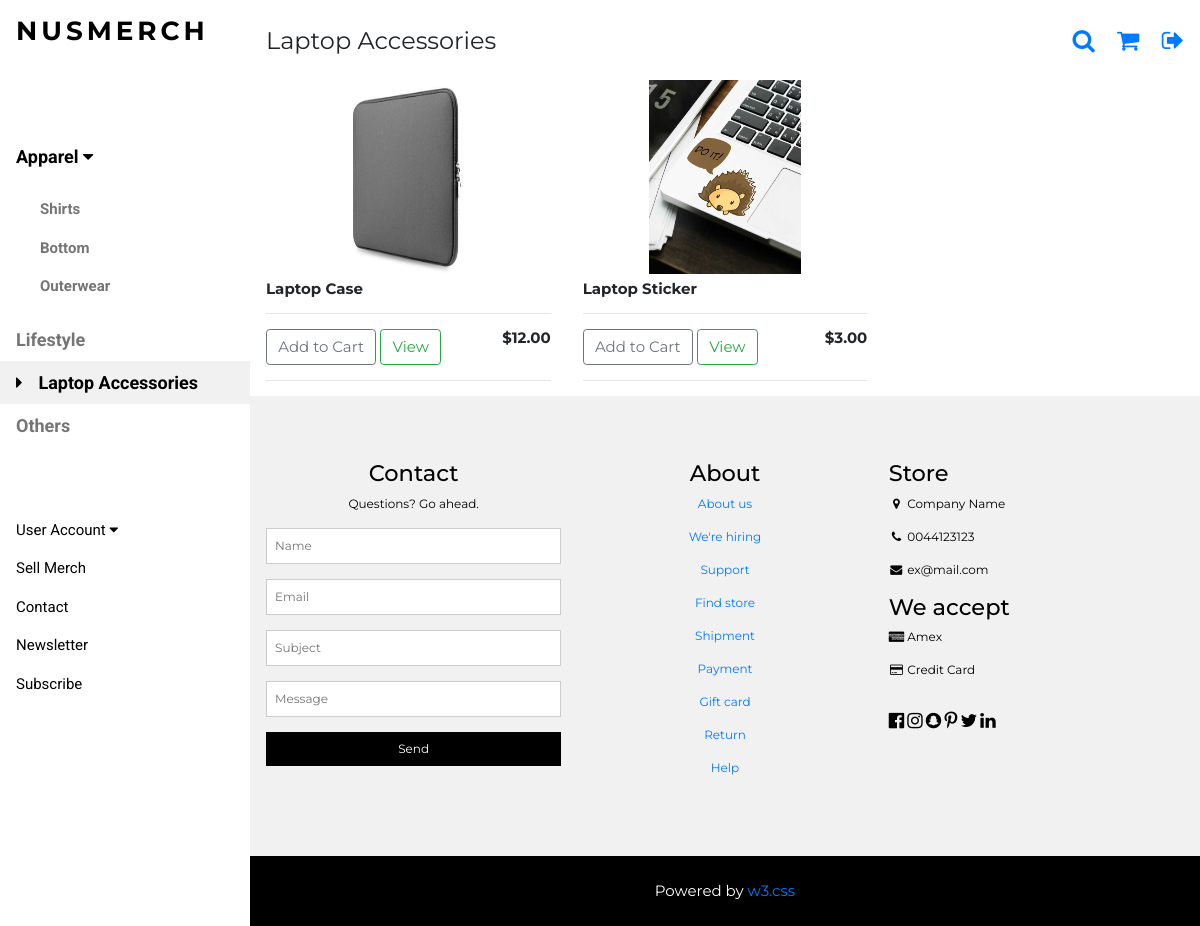
The app's page /laptop/ (signed in), older data.
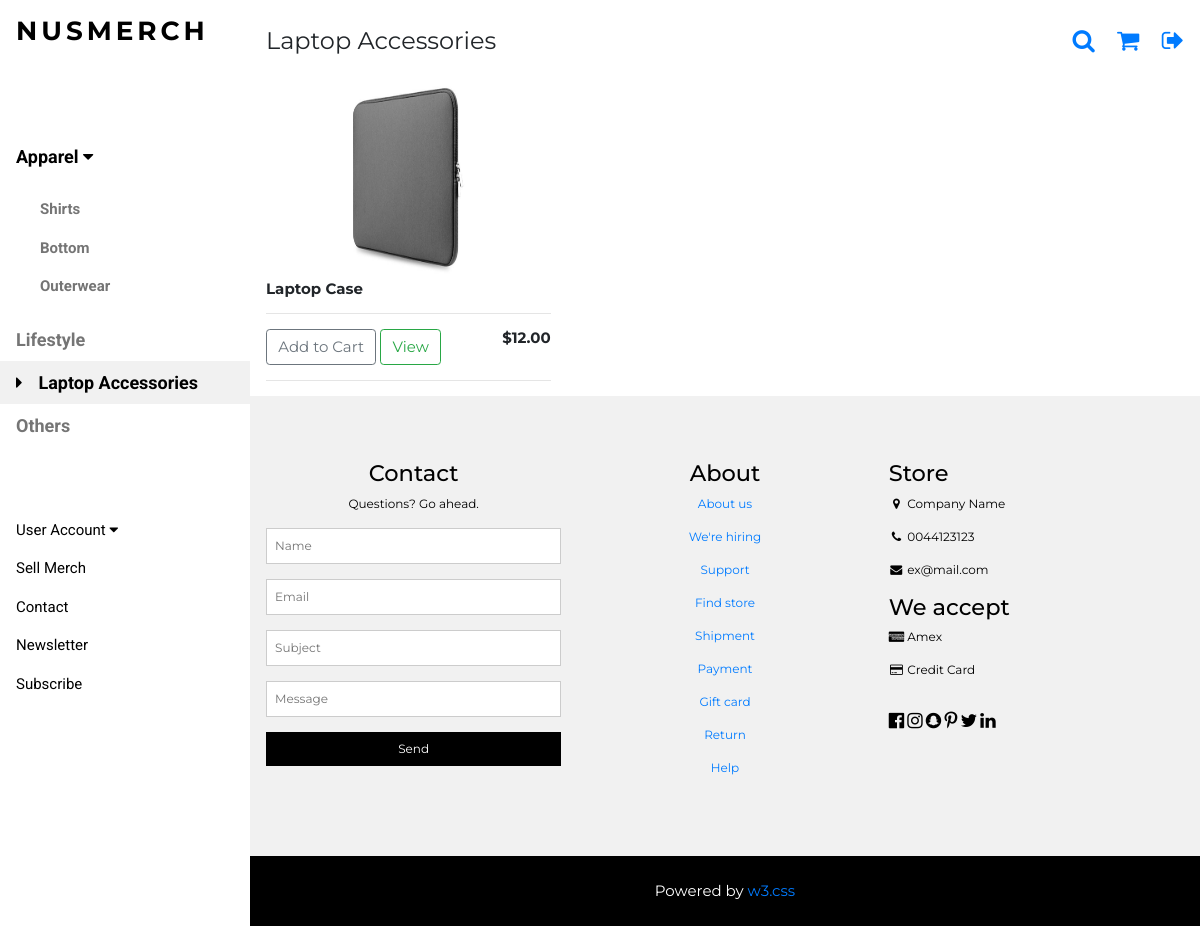
The same page, newer data.
### nusmerch/models.py (models this page shows, shortened)
class Product(models.Model):
	cat = [
    ('Shirt', 'Shirt'),
    ('Outerwear', 'Outerwear'),
   	('Bottom', 'Bottom'),
   	('Laptop Accessories', 'Laptop Accessories'),
	('Lifestyle', 'Lifestyle'),
   	('Others', 'Others'),
   	]
	filter_type = [
		('NIL', 'NIL'),
		('Faculty', 'Faculty'),
		('Matric', 'Matric'),
		('Email', 'Email'),
		('Campus Residential', 'Campus Residential'),
	]
	faculty_types = [
		('FASS', 'Arts and Social Sciences'),
		('BIZ', 'Business'),
		('COM', 'Computing'),
		('DEN', 'Dentistry'),
		('SDE', 'Design and Environment'),
		('ENG', 'Engineering'),
		('LAW', 'Law'),
		('MED', 'Medicine'),
		('SCI', 'Science'),
	]
	Campus_Residential = [
		('TH', 'Temasek Hall'),
		('EH', 'Eusoff Hall'),
		('SH', 'Sheares Hall'),
		('RH', 'Raffles Hall'),
		('KR', 'Kent Ridge Hall'),
		('TEM', 'Tembusu'),
		('RVRC', 'Ridge View Residences'),
		('CAPT', 'College of Alice and Peter Tan'),
		('USP', 'University Scholars Programme'),
		('RC4', 'Residential College 4'),
		('NIL', 'Do Not Stay On Campus'),
	]
	name_of_MERCH = models.CharField(max_length=200,null=True)
	price = models.DecimalField(decimal_places=2,max_digits=5)
	organisation = models.CharField(max_length=200,null=True)
	category = models.CharField(max_length=200,null=True,choices=cat)
	filter = models.CharField('Filter Type', max_length=200,null=True,choices=filter_type, default='NIL')
	filter_faculty = models.CharField('Filter(Faculty)', max_length=200, blank=True, choices=faculty_types)
	filter_matric = models.CharField('Filter(Matric)',max_length=10000, blank=True)
	filter_email = models.CharField('Filter(Email)',max_length=10000, blank=True)
	filter_campus = models.CharField('Filter(Campus)', max_length=200, blank=True, choices=Campus_Residential)
	form = models.URLField(max_length=200)
	image = models.ImageField(upload_to='media',null=True)

### nusmerch/views.py (the view)
# urls.py: url(r'^laptop/$',views.laptop,name='laptop'),
def laptop(request):
    products = Product.objects.filter(category = "Laptop Accessories")
    if request.user.is_authenticated:
        user = request.user
        profile = userInfo.objects.get(user=user)
        pdt_nil = products.filter(filter = "NIL")
        pdt_faculty = products.filter(filter_faculty = profile.faculty)
        pdt_email = products.filter(filter_email__icontains = profile.email)
        pdt_matric = products.filter(filter_matric__icontains = profile.matric)
        pdt_campus = products.filter(filter_campus=profile.campus_residential_type)
        products = pdt_faculty | pdt_campus | pdt_nil | pdt_matric | pdt_email
    else:
        products = products
    context = {'products':products}
    return render(request, "nusmerch/laptop.html", context)

### nusmerch/templates/nusmerch/laptop.html (shortened to what this page needs)
{% extends "nusmerch/merch.html" %}
{% load static %}
{% block head %}
    <p class="w3-left">Laptop Accessories</p>
{% endblock %}
{% block menu %}
<nav class="w3-sidebar w3-bar-block w3-white w3-collapse w3-top" style="z-index:3;width:250px" id="mySidebar">
  <div class="w3-container w3-display-container w3-padding-16">
    <h3 class="w3-wide"><b>NUSMERCH</b></h3>
  </div>
  <div class="w3-padding-64 w3-large w3-text-grey" style="font-weight:bold">
      <a onclick="myAccFunc()" href="javascript:void(0)" class="w3-button w3-block w3-white w3-left-align" id="myBtn">
      Apparel  <i class="fa fa-caret-down"></i>
    </a>
    <div id="demoAcc" class="w3-bar-block w3-hide w3-padding-large w3-medium">
      <a href="/shirt/" class="w3-bar-item w3-button">Shirts</a>
      <a href="/bottom/" class="w3-bar-item w3-button">Bottom</a>
      <a href="/outerwear/" class="w3-bar-item w3-button">Outerwear</a>
    </div>
    <a href="/lifestyle/" class="w3-bar-item w3-button">Lifestyle</a>
    <a href="/laptop/" class="w3-bar-item w3-button w3-light-grey"><i class="fa fa-caret-right w3-margin-right"></i>Laptop Accessories</a>
    <a href="/others/" class="w3-bar-item w3-button">Others</a>
  </div>
    <a onclick="myAccFunc2()" href="javascript:void(0)" class="w3-button w3-block w3-white w3-left-align" id="myBtn">
      User Account  <i class="fa fa-caret-down"></i>
    </a>
  <a href="/sell_merch/" class="w3-bar-item w3-button w3-padding">Sell Merch</a>
    <a href="#footer" class="w3-bar-item w3-button w3-padding">Contact</a>
  <a href="javascript:void(0)" class="w3-bar-item w3-button w3-padding" onclick="document.getElementById('newsletter').style.display='block'">Newsletter</a>
  <a href="#footer"  class="w3-bar-item w3-button w3-padding">Subscribe</a>
</nav>
{% endblock %}
{% block product %}
  <div class="w3-row">
    {% for product in products %}
    <div class="w3-col l4 s4">
      <img class="item center thumbnail" src="{{ product.image.url }}">
      <div class="w3-container">
        <h6><strong>{{product.name_of_MERCH}}</strong></h6>
        <hr>
        <button data-product={{product.id}} data-action="add" class="btn btn-outline-secondary add-btn update-cart" href="javascript:void(0)" onclick="document.getElementById('cart').style.display='block'">Add to Cart</button>
        <a class="btn btn-outline-success" href="/product/">View</a>
        <h6 style="display: inline-block; float: right"><strong>${{product.price|floatformat:2}}</strong></h6>
        <hr>
      </div>
    </div>
    {% endfor %}
  </div>
{% endblock %}

Row changes from the older to the newer data that the page shows:
no longer on this page (row edited): Product: image (picture), name_of_MERCH "Laptop Sticker", price "3.00"
